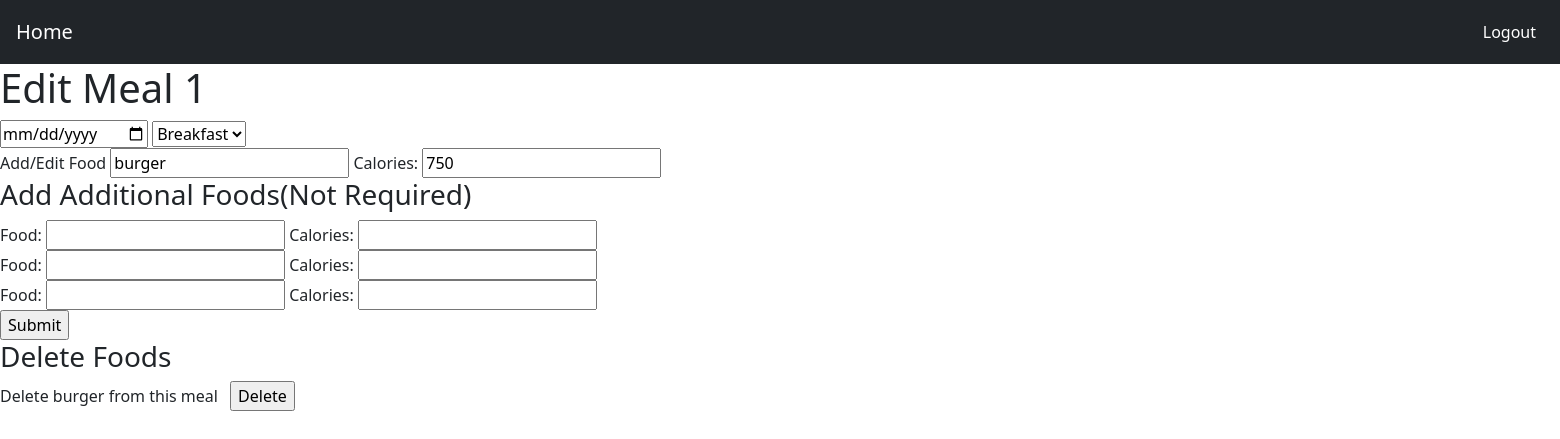
Screenshot of /CalTrack/edit/1 (signed in) with the database file from the repository.
### CalTrack/models.py (models this page shows)
class Food(models.Model):
    food_type = models.ForeignKey(food_type, on_delete=models.CASCADE , related_name="main")
    meal = models.ForeignKey(meal, on_delete=models.CASCADE, related_name="foods")
    calories = models.IntegerField()
    def __str__(self):
        return f"{self.food_type}"

class food_type(models.Model):
    name = models.CharField(max_length=64)
    def __str__(self):
        return f"{self.name}"

### CalTrack/views.py (the view)
# urls.py: path("edit/<int:meal_id>", views.editmealpage, name="editmealpage"),
def editmealpage(request,meal_id):
    thisdate = meal.objects.get(pk=meal_id).orderdate
    thisdate = thisdate.strftime("%m/%d/%Y")
    return render(request,"CalTrack/editmealpage.html",{
        "id" : meal_id,
        "consumer" : request.user,
        "meals" : request.user.meals.all(),
        "thisMealTime" : meal.objects.get(pk=meal_id).meal_time,
        "thisdate" : thisdate,
        "currfoods" : Food.objects.filter(meal_id=meal_id),
        "meal_time" : meal_time.objects.all(),
        "food_type" : food_type.objects.all(),
        "range" : range(3),
    })

### CalTrack/models.py (called while the page is built)
    def __str__(self):
        return f"{self.typeofmeal}"

### CalTrack/templates/CalTrack/editmealpage.html (shortened to what this page needs)
{% extends "CalTrack/layout.html" %}
{% block body %}
<h1>Edit Meal {{id}}</h1>
<form action="{% url 'CalTrack:editmeal' id %}" method="post">
    <input type="date" name =date value="{{thisdate}}">
    <select name="meal_time">
        {% for time in meal_time %}
            {% if thisMealTime == time %}
                <option value="{{time.id}}" selected="selected">{{time}}</option>
            {% else %}
                <option value="{{time.id}}">{{time}}</option>
            {% endif %}
        {% endfor %}
    </select>
    {% for food in currfoods %}
    <div style=" width: 1920px; overflow:hidden; white-space: nowrap;" >
    Add/Edit Food
    <input name="{{food.id}}" list="types" value="{{food.food_type}}">
    Calories: <input type="number" name="cal{{food.id}}" value="{{food.calories}}">
    </div>
    {% endfor %}
    <div>
    <h3>Add Additional Foods(Not Required)</h3>
    </div>
    {% for i in range %}
    <div>
    Food: <input name="food{{i}}" list="types">
    Calories: <input type="number" name="cal{{i}}">
    </div>
    {% endfor %}
    <input type="submit" name="Submit">
    <h3>Delete Foods</h3>
</form>
{% for food in currfoods %}
<form action="{% url 'CalTrack:deletefood' %}" method="post">
    Delete {{food}} from this meal &ensp;<input type="submit" name="Delete" value="Delete">
</form>
{% endfor %}
{% endblock %}

### rows the page displays
Food: food_type "burger", calories "750", food_type.name "burger"

### other values shown
{{ id }} "1"
form field meal_time "Breakfast"
